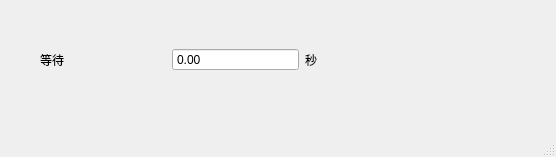
<?xml version="1.0" encoding="UTF-8"?>
<ui version="4.0">
 <class>MainWindow</class>
 <widget class="QMainWindow" name="MainWindow">
  <property name="geometry">
   <rect>
    <x>0</x>
    <y>0</y>
    <width>556</width>
    <height>157</height>
   </rect>
  </property>
  <property name="windowTitle">
   <string>MainWindow</string>
  </property>
  <widget class="QWidget" name="centralwidget">
   <widget class="QWidget" name="widget" native="true">
    <property name="geometry">
     <rect>
      <x>40</x>
      <y>40</y>
      <width>391</width>
      <height>39</height>
     </rect>
    </property>
    <layout class="QHBoxLayout" name="horizontalLayout_2">
     <item>
      <widget class="QLabel" name="label_2">
       <property name="text">
        <string>等待</string>
       </property>
      </widget>
     </item>
     <item>
      <widget class="QDoubleSpinBox" name="doubleSpinBox_wait_time">
       <property name="buttonSymbols">
        <enum>QAbstractSpinBox::NoButtons</enum>
       </property>
       <property name="maximum">
        <double>9999.989999999999782</double>
       </property>
      </widget>
     </item>
     <item>
      <widget class="QLabel" name="label_3">
       <property name="text">
        <string>秒</string>
       </property>
      </widget>
     </item>
    </layout>
    <zorder>label_3</zorder>
    <zorder>label_2</zorder>
    <zorder>doubleSpinBox_wait_time</zorder>
   </widget>
  </widget>
  <widget class="QMenuBar" name="menubar">
   <property name="geometry">
    <rect>
     <x>0</x>
     <y>0</y>
     <width>556</width>
     <height>23</height>
    </rect>
   </property>
  </widget>
  <widget class="QStatusBar" name="statusbar"/>
 </widget>
 <resources/>
 <connections/>
</ui>
